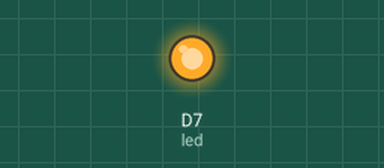
This sketch was run on a simulated ESP8266 (NodeMCU). Shown: output pins drawn as LEDs (lit = HIGH).

Above: at 0.1 s.
At 39.6 s:
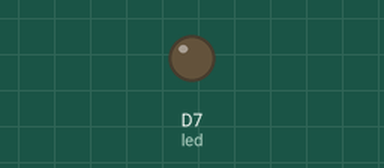
Timing chart, 0 to 40.0 s (numbered marks = the images above):
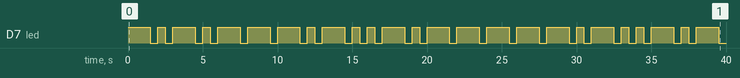

The sketch:

T2.1P.ino
```cpp
// ------------
// Blink an LED
// ------------

/*-------------

We've heavily commented this code for you. If you're a pro, feel free to ignore it.

Comments start with two slashes or are blocked off by a slash and a star.
You can read them, but your device can't.
It's like a secret message just for you.

Every program based on Wiring (programming language used by Arduino, and Particle devices) has two essential parts:
setup - runs once at the beginning of your program
loop - runs continuously over and over

You'll see how we use these in a second.

This program will blink an led on and off every second.
It blinks the D7 LED on your Particle device. If you have an LED wired to D0, it will blink that LED as well.

Example modified by Corey Bock for SIT210 T2.1P

-------------*/


int led = D7;


void setup() {

  pinMode(led, OUTPUT);

}

void blinkLong() {
    digitalWrite(led, HIGH);
    delay(1500);
    digitalWrite(led, LOW);
    delay(500);
}

void blinkShort(){
    digitalWrite(led, HIGH);
    delay(500);
    digitalWrite(led, LOW);
    delay(500);
}


void blinkLetter(char letter) {
    switch (letter){

        case 'C':
            blinkLong();
            blinkShort();
            blinkLong();
            blinkShort();

        case 'O':
            blinkLong();
            blinkLong();
            blinkLong();

        case 'R':
            blinkShort();
            blinkLong();
            blinkShort();

        case 'E':
            blinkShort();

        case 'Y':
            blinkLong();
            blinkShort();
            blinkLong();
            blinkLong();

    }

}

void loop() {

  // Morse Code - firstname Corey
  blinkLetter('C');
  blinkLetter('O');
  blinkLetter('R');
  blinkLetter('E');
  blinkLetter('Y');


}
```

Measured:
- by itself, D7 (led): LOW → HIGH at 0.00 s, → LOW 1.5 s later, → HIGH 0.50 s later, → LOW 0.50 s later, … (50 changes in this stretch)
